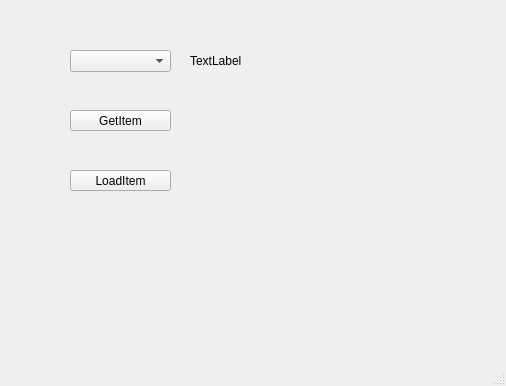
<?xml version="1.0" encoding="UTF-8"?>
<ui version="4.0">
 <class>MainWindow</class>
 <widget class="QMainWindow" name="MainWindow">
  <property name="geometry">
   <rect>
    <x>0</x>
    <y>0</y>
    <width>506</width>
    <height>386</height>
   </rect>
  </property>
  <property name="windowTitle">
   <string>MainWindow</string>
  </property>
  <widget class="QWidget" name="centralwidget">
   <widget class="QComboBox" name="comboBox">
    <property name="geometry">
     <rect>
      <x>70</x>
      <y>50</y>
      <width>101</width>
      <height>22</height>
     </rect>
    </property>
   </widget>
   <widget class="QLabel" name="lblResult">
    <property name="geometry">
     <rect>
      <x>190</x>
      <y>50</y>
      <width>91</width>
      <height>21</height>
     </rect>
    </property>
    <property name="text">
     <string>TextLabel</string>
    </property>
   </widget>
   <widget class="QPushButton" name="btnGetItem">
    <property name="geometry">
     <rect>
      <x>70</x>
      <y>110</y>
      <width>101</width>
      <height>21</height>
     </rect>
    </property>
    <property name="text">
     <string>GetItem</string>
    </property>
   </widget>
   <widget class="QPushButton" name="btnLoadItem">
    <property name="geometry">
     <rect>
      <x>70</x>
      <y>170</y>
      <width>101</width>
      <height>21</height>
     </rect>
    </property>
    <property name="text">
     <string>LoadItem</string>
    </property>
   </widget>
  </widget>
  <widget class="QMenuBar" name="menubar">
   <property name="geometry">
    <rect>
     <x>0</x>
     <y>0</y>
     <width>506</width>
     <height>21</height>
    </rect>
   </property>
  </widget>
  <widget class="QStatusBar" name="statusbar"/>
 </widget>
 <resources/>
 <connections/>
</ui>
